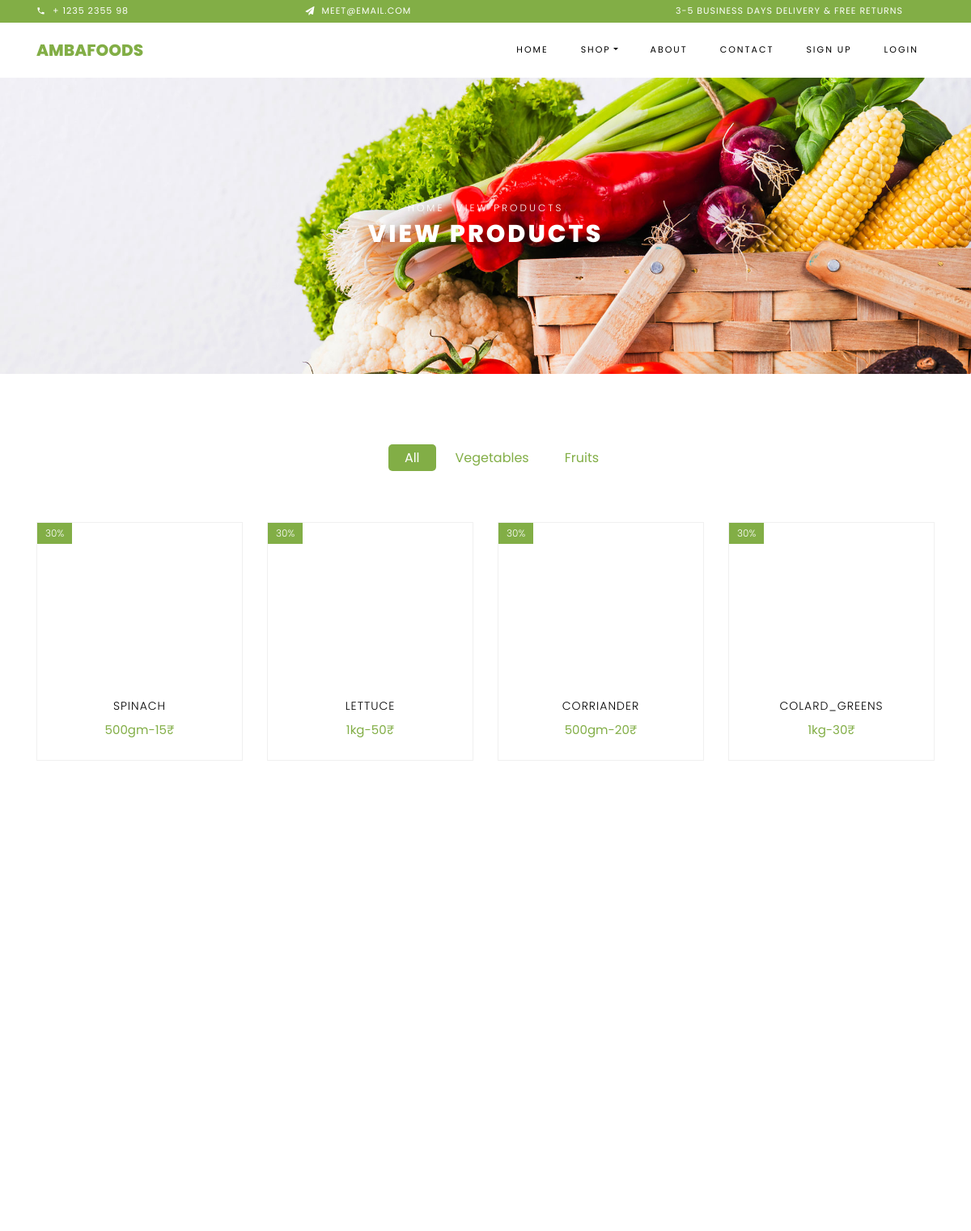
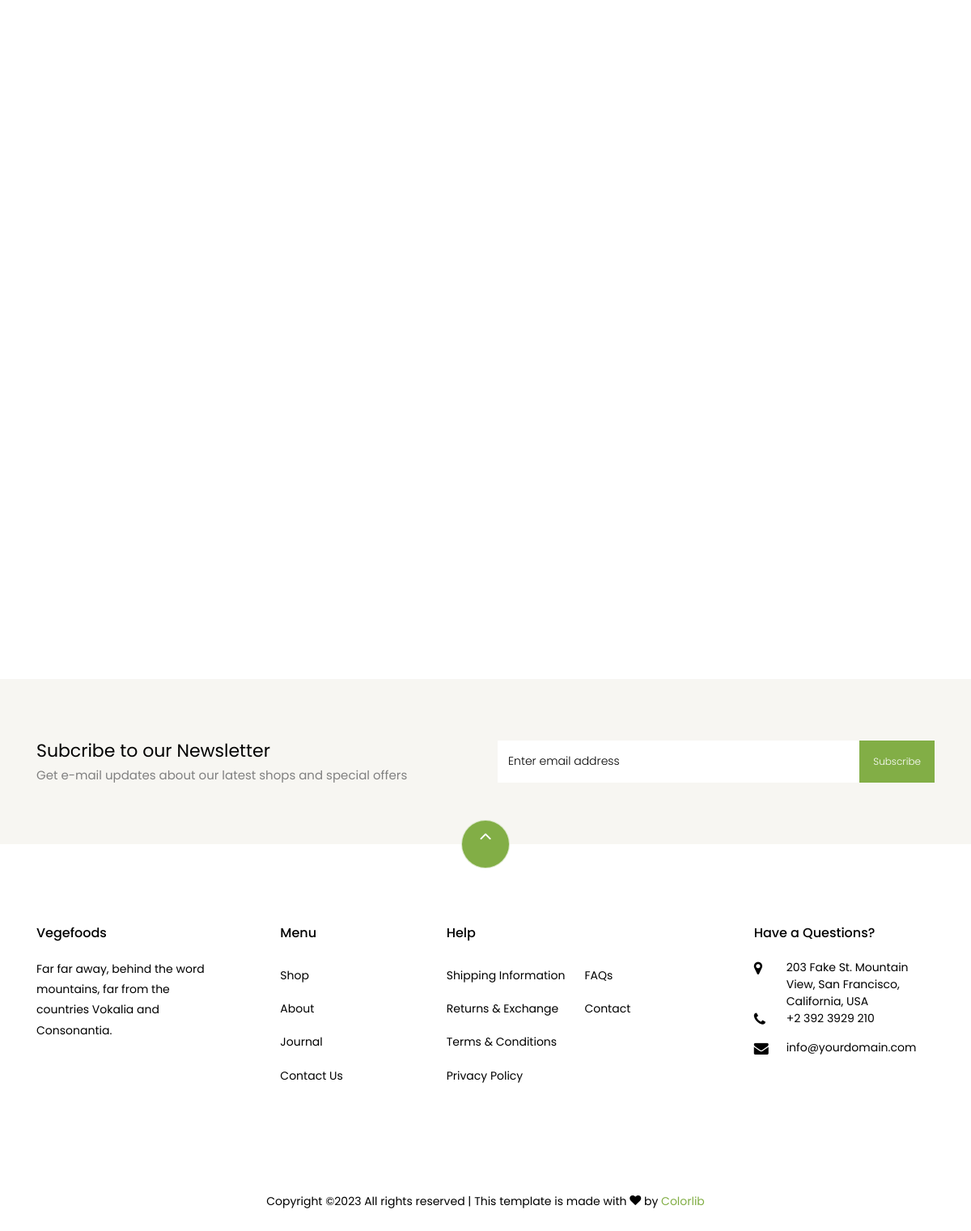
The app's page /shop/ with its own data (2 pictures, top to bottom).
### myapp/models.py (models this page shows, shortened)
class Fruitage(models.Model):
    seller=models.ForeignKey(User,on_delete=models.CASCADE)
    category=(
        ('leafy-green','leafy-green'),
        ('cruciferous','cruciferous'),
        ('root','root'),
        ('pome','pome'),
        ('berries','berries'),
    )
    fruitage_category=models.CharField(max_length=100,choices=category)
    types=(
      ('vegetables','vegetables'),
      ('fruits','fruits'),
    )
    fruitage_type=models.CharField(max_length=100,choices=types)
    fruitage_price=models.PositiveIntegerField()
    weight=(
        ('500gm','500gm'),
        ('1kg','1kg'),
        ('2kg','2kg'),
        ('3kg','3kg'),
        ('4kg','4kg'),
        ('5kg','5kg'),
    )
    fruitage_weight=models.CharField(max_length=100,choices=weight)
    fruitage_name=models.CharField(max_length=100)
    fruitage_pic=models.ImageField(upload_to='product_pic/')

### myapp/views.py (the view)
# urls.py: path('shop/',views.shop,name='shop'),
def shop(request):
    products=Fruitage.objects.all()
    return render(request, 'shop.html', {'products':products})

### myapp/templates/shop.html (shortened to what this page needs)
{% extends 'header.html' %}
{% load static %}
{% block content %}
<!DOCTYPE html>
<html lang="en">
  <head>
  </head>
  <body class="goto-here">
    <div class="hero-wrap hero-bread" style="background-image: url({% static 'images/bg_1.jpg' %});">
      <div class="container">
        <div class="row no-gutters slider-text align-items-center justify-content-center">
          <div class="col-md-9 ftco-animate text-center">
          	<p class="breadcrumbs"><span class="mr-2"><a href="index.html">Home</a></span> <span> View Products</span></p>
            <h1 class="mb-0 bread"> View Products</h1>
          </div>
        </div>
      </div>
    </div>
    <section class="ftco-section">
    	<div class="container">
    		<div class="row justify-content-center">
    			<div class="col-md-10 mb-5 text-center">
    				<ul class="product-category">
    					<li><a href="{% url 'all-product' %}" class="active">All</a></li>
    					<li><a href="{% url 'vegetables-product' %}">Vegetables</a></li>
    					<li><a href="{% url 'fruits-product' %}">Fruits</a></li>
    				</ul>
    			</div>
    		</div>
    		<div class="row">
                {% for i in products %}
    			<div class="col-md-6 col-lg-3 ftco-animate">
    				<div class="product">
    					<a href="#" class="img-prod"><img class="img-fluid" src="{{i.fruitage_pic.url}}" style="width: 500px; height: 200px" alt="Colorlib Template">
    						<span class="status">30%</span>
    					</a>
    					<div class="text py-3 pb-4 px-3 text-center">
    						<h3><a href="#">{{i.fruitage_name}}</a></h3>
    						<div class="d-flex">
    							<div class="pricing">
		    						<p class="price"><span >{{i.fruitage_weight}}-</span><span class="price-sale">{{i.fruitage_price}}&#8377;</span></p>
		    					</div>
	    					</div>
    					</div>
    				</div>
    			</div>
                {% endfor %}
    		</div>
    	</div>
    </section>
		<section class="ftco-section ftco-no-pt ftco-no-pb py-5 bg-light">
      <div class="container py-4">
        <div class="row d-flex justify-content-center py-5">
          <div class="col-md-6">
          	<h2 style="font-size: 22px;" class="mb-0">Subcribe to our Newsletter</h2>
          	<span>Get e-mail updates about our latest shops and special offers</span>
          </div>
          <div class="col-md-6 d-flex align-items-center">
            <form action="#" class="subscribe-form">
              <div class="form-group d-flex">
                <input type="text" class="form-control" placeholder="Enter email address">
                <input type="submit" value="Subscribe" class="submit px-3">
              </div>
            </form>
          </div>
        </div>
      </div>
    </section>
  </body>
</html>
{% endblock %}

### myapp/templates/header.html (shortened to what this page needs)
{% load static %}
<!DOCTYPE html>
<html lang="en">
  <head>
    <link rel="stylesheet" href="{% static 'css/open-iconic-bootstrap.min.css' %}">
    <link rel="stylesheet" href="{% static 'css/animate.css' %}">
    <link rel="stylesheet" href="{% static 'css/owl.carousel.min.css' %}">
    <link rel="stylesheet" href="{% static 'css/owl.theme.default.min.css' %}">
    <link rel="stylesheet" href="{% static 'css/magnific-popup.css' %}">
    <link rel="stylesheet" href="{% static 'css/aos.css' %}">
    <link rel="stylesheet" href="{% static 'css/ionicons.min.css' %}">
    <link rel="stylesheet" href="{% static 'css/bootstrap-datepicker.css' %}">
    <link rel="stylesheet" href="{% static 'css/jquery.timepicker.css' %}">
    <link rel="stylesheet" href="{% static 'css/flaticon.css' %}">
    <link rel="stylesheet" href="{% static 'css/icomoon.css' %}">
    <link rel="stylesheet" href="{% static 'css/style.css' %}">
  </head>
  <body class="goto-here">
		<div class="py-1 bg-primary">
    	<div class="container">
    		<div class="row no-gutters d-flex align-items-start align-items-center px-md-0">
	    		<div class="col-lg-12 d-block">
		    		<div class="row d-flex">
		    			<div class="col-md pr-4 d-flex topper align-items-center">
					    	<div class="icon mr-2 d-flex justify-content-center align-items-center"><span class="icon-phone2"></span></div>
						    <span class="text">+ 1235 2355 98</span>
					    </div>
					    <div class="col-md pr-4 d-flex topper align-items-center">
					    	<div class="icon mr-2 d-flex justify-content-center align-items-center"><span class="icon-paper-plane"></span></div>
						    <span class="text">meet@email.com</span>
					    </div>
					    <div class="col-md-5 pr-4 d-flex topper align-items-center text-lg-right">
						    <span class="text">3-5 Business days delivery &amp; Free Returns</span>
					    </div>
				    </div>
			    </div>
		    </div>
		  </div>
    </div>
    <nav class="navbar navbar-expand-lg navbar-dark ftco_navbar bg-dark ftco-navbar-light" id="ftco-navbar">
	    <div class="container">
	      <a class="navbar-brand" href="/">Ambafoods</a>
	      <div class="collapse navbar-collapse" id="ftco-nav">
	        <ul class="navbar-nav ml-auto">
	          <li class="nav-item active"><a href="/" class="nav-link">Home</a></li>
	          <li class="nav-item dropdown">
              <a class="nav-link dropdown-toggle" href="#" id="dropdown04" data-toggle="dropdown" aria-haspopup="true" aria-expanded="false">Shop</a>
            </li>
	          <li class="nav-item"><a href="{% url 'about' %}" class="nav-link">About</a></li>
	          <li class="nav-item"><a href="{% url 'contact' %}" class="nav-link">Contact</a></li>
            {% if request.session.email %}
            <li class="nav-item"><a href="{% url 'logout' %}" class="nav-link">Logout({{request.session.fname}})</a></li>
            <li class="nav-item"><a href="{% url 'wishlist' %}" class="nav-link">Wishlist[{{request.session.wishlist_count}}]</a></li>
            <li class="nav-item cta cta-colored"><a href="{% url 'cart' %}" class="nav-link"><span class="icon-shopping_cart"></span>[{{request.session.cart_count}}]</a></li>
            <li class="nav-item cta cta-colored"><a href="{% url 'myorder' %}" class="nav-link">My Orders</a></li>
            <li class="nav-item"><a href="{% url 'change-password' %}" class="nav-link">Change Password</a></li>
            {% else %}
            <li class="nav-item"><a href="{% url 'signup' %}" class="nav-link">Sign Up</a></li>
            <li class="nav-item"><a href="{% url 'login' %}" class="nav-link">Login</a></li>
            {% endif %}
	        </ul>
	      </div>
	    </div>
	  </nav>
    {% block content %}
    {% endblock %}
    <footer class="ftco-footer ftco-section">
      <div class="container">
      	<div class="row">
      		<div class="mouse">
						<a href="#" class="mouse-icon">
							<div class="mouse-wheel"><span class="ion-ios-arrow-up"></span></div>
						</a>
					</div>
      	</div>
        <div class="row mb-5">
          <div class="col-md">
            <div class="ftco-footer-widget mb-4">
              <h2 class="ftco-heading-2">Vegefoods</h2>
              <p>Far far away, behind the word mountains, far from the countries Vokalia and Consonantia.</p>
              <ul class="ftco-footer-social list-unstyled float-md-left float-lft mt-5">
              </ul>
            </div>
          </div>
          <div class="col-md">
            <div class="ftco-footer-widget mb-4 ml-md-5">
              <h2 class="ftco-heading-2">Menu</h2>
              <ul class="list-unstyled">
                <li><a href="{% url 'shop' %}" class="py-2 d-block">Shop</a></li>
                <li><a href="{% url 'about' %}" class="py-2 d-block">About</a></li>
                <li><a href="#" class="py-2 d-block">Journal</a></li>
                <li><a href="{% url 'contact' %}" class="py-2 d-block">Contact Us</a></li>
              </ul>
            </div>
          </div>
          <div class="col-md-4">
             <div class="ftco-footer-widget mb-4">
              <h2 class="ftco-heading-2">Help</h2>
              <div class="d-flex">
	              <ul class="list-unstyled mr-l-5 pr-l-3 mr-4">
	                <li><a href="#" class="py-2 d-block">Shipping Information</a></li>
	                <li><a href="#" class="py-2 d-block">Returns &amp; Exchange</a></li>
	                <li><a href="#" class="py-2 d-block">Terms &amp; Conditions</a></li>
	                <li><a href="#" class="py-2 d-block">Privacy Policy</a></li>
	              </ul>
	              <ul class="list-unstyled">
	                <li><a href="#" class="py-2 d-block">FAQs</a></li>
	                <li><a href="{% url 'contact' %}" class="py-2 d-block">Contact</a></li>
	              </ul>
	            </div>
            </div>
          </div>
          <div class="col-md">
            <div class="ftco-footer-widget mb-4">
            	<h2 class="ftco-heading-2">Have a Questions?</h2>
            	<div class="block-23 mb-3">
	              <ul>
	                <li><span class="icon icon-map-marker"></span><span class="text">203 Fake St. Mountain View, San Francisco, California, USA</span></li>
	                <li><a href="#"><span class="icon icon-phone"></span><span class="text">+2 392 3929 210</span></a></li>
	                <li><a href="#"><span class="icon icon-envelope"></span><span class="text">info@yourdomain.com</span></a></li>
	              </ul>
	            </div>
            </div>
          </div>
        </div>
        <div class="row">
          <div class="col-md-12 text-center">
            <p>
						  Copyright &copy;<script>document.write(new Date().getFullYear());</script> All rights reserved | This template is made with <i class="icon-heart color-danger" aria-hidden="true"></i> by <a href="https://colorlib.com" target="_blank">Colorlib</a>
						</p>
          </div>
        </div>
      </div>
    </footer>
  </body>
</html>

### myapp/static/css/icomoon.css (style rules this page uses)
[class^="icon-"], [class*=" icon-"] { font-family: 'icomoon' !important; speak: none; font-style: normal; font-weight: normal; font-variant: normal; text-transform: none; line-height: 1; -webkit-font-smoothing: antialiased; -moz-osx-font-smoothing: grayscale; }
.icon-heart:before { content: "\f004"; }
.icon-map-marker:before { content: "\f041"; }
.icon-phone:before { content: "\f095"; }
.icon-envelope:before { content: "\f0e0"; }
.icon-paper-plane:before { content: "\f1d8"; }
.icon-phone2:before { content: "\e0cd"; }

### records on screen
Fruitage: fruitage_name "SPINACH", fruitage_weight "500gm", fruitage_price "15"
Fruitage: fruitage_name "LETTUCE", fruitage_weight "1kg", fruitage_price "50"
Fruitage: fruitage_name "CORRIANDER", fruitage_weight "500gm", fruitage_price "20"
Fruitage: fruitage_name "COLARD_GREENS", fruitage_weight "1kg", fruitage_price "30"
